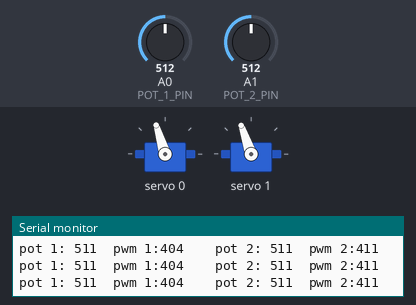
Recording of a sketch running on a simulated Arduino Uno, built with avr-gcc and run on an emulated ATmega328P. Shown: 2 × servo, the last lines printed to the serial monitor. Inputs (shaded band) come from the test bench; at power-on: A0 (POT_1_PIN) = 512, A1 (POT_2_PIN) = 512.

Above: at 1.2 s.
1.3 s: A0 (POT_1_PIN) set to 0
At 2.5 s:
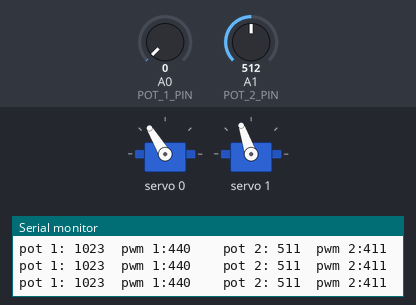
2.8 s: A1 (POT_2_PIN) set to 914
At 3.2 s:
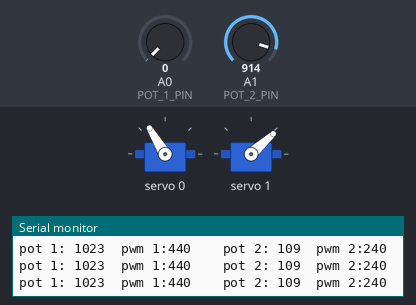
4.3 s: A1 (POT_2_PIN) set to 930
At 4.7 s:
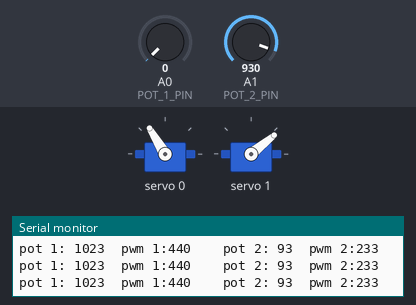
5.8 s: A0 (POT_1_PIN) set to 122
At 6.3 s:
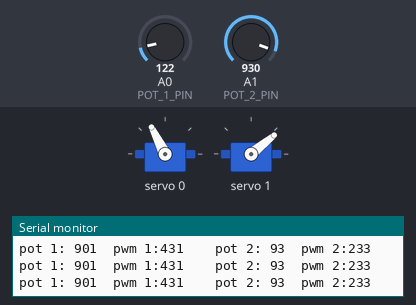
7.3 s: A1 (POT_2_PIN) set to 900
At 8.5 s:
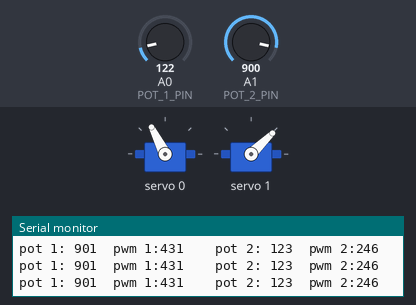
8.8 s: A0 (POT_1_PIN) set to 1023
At 9.6 s:
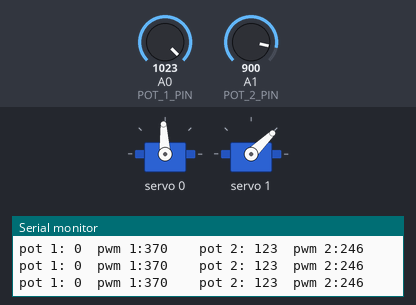
Timing chart, 0 to 11.3 s (numbered marks = the images above; inputs shaded):
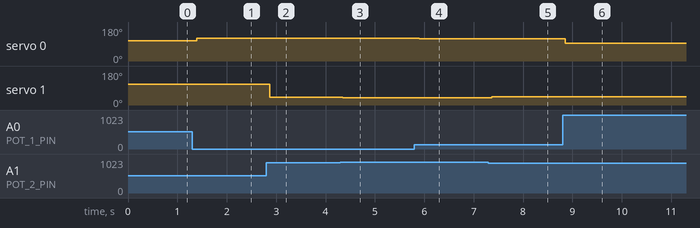

Measured:
- after the input at 1.3 s, servo 0: 107° → 121° after 0.10 s
- after the input at 2.8 s, servo 1: 109° → 42° after 0.07 s
- after the input at 4.3 s, servo 1: 42° → 39° after 0.05 s
- after the input at 5.8 s, servo 0: 121° → 117° after 0.10 s
- after the input at 7.3 s, servo 1: 39° → 44° after 0.06 s
- after the input at 8.8 s, servo 0: 117° → 93° after 0.06 s

The sketch:

demo.ino
```cpp
#include <Adafruit_PWMServoDriver.h>

Adafruit_PWMServoDriver pwm = Adafruit_PWMServoDriver();

#define SERVO_1_MIN 370
#define SERVO_1_MAX 440
#define SERVO_2_MIN 194
#define SERVO_2_MAX 630

#define POT_1_PIN A0
#define POT_2_PIN A1

void setup() {
  Serial.begin(9600);
  Serial.println("Starting...");
  pwm.begin();
  pwm.setPWMFreq(60);
}

void loop() {
  int v1 = 1023 - analogRead(POT_1_PIN);
  int v2 = 1023 - analogRead(POT_2_PIN);
  int p1 = map(v1, 0, 1023, SERVO_1_MIN, SERVO_1_MAX);
  int p2 = map(v2, 0, 1023, SERVO_2_MIN, SERVO_2_MAX);

  Serial.print("pot 1: ");
  Serial.print(v1);
  Serial.print("  pwm 1:");
  Serial.print(p1);
  Serial.print("    pot 2: ");
  Serial.print(v2);
  Serial.print("  pwm 2:");
  Serial.println(p2);

  pwm.setPWM(0, 0, p1);
  pwm.setPWM(1, 0, p2);
}
```
